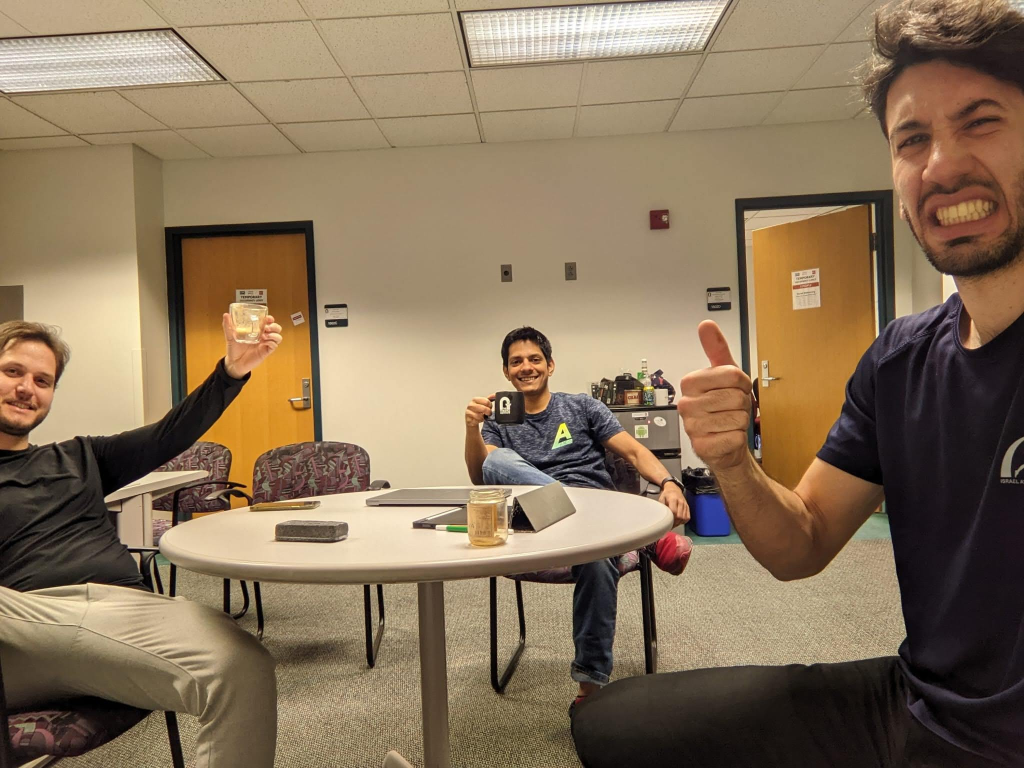
#> input picture src/turtlebot3_ws/src/turtlebot3_simulations/misc_code/friends.jpg, 2048 x 1536 px (shown at 1/2 size)
$ python aug_aruco_img.py
#> lines starting #> are read from the running program, lines starting #| are printed output that depends on the picture
import numpy as np
import cv2, PIL
from cv2 import aruco
import matplotlib.pyplot as plt
import matplotlib as mpl


aruco_dict = aruco.Dictionary_get(aruco.DICT_6X6_1000)
fig = plt.figure()
nx = 4
ny = 3
print('Here')

friends = cv2.imread('./friends.jpg', -1)
#> friends is the input picture: shape (1536, 2048, 3); mean B, G, R 90.6, 116, 136.7
# print(friends.shape)

orig_img = np.zeros([200*16,200*11, 3]).astype(np.uint8)
orig_img.fill(255)

aruco_size = int(0.05*200)
pix_per_m = 200
count = 0
for i in range(16):
    for j in range(11):
        fimg = cv2.resize(friends, (pix_per_m, pix_per_m))
        orig_img[i*pix_per_m:(i+1)*pix_per_m, j*pix_per_m:(j+1)*pix_per_m] = fimg
        for k,l in zip([0.1,0.8,0.1,0.8],[0.1,0.8,0.8,0.1]):
            img = aruco.drawMarker(aruco_dict,count, int(aruco_size))
            x = int((i*pix_per_m) + (pix_per_m*k))
            y = int((j*pix_per_m) + (pix_per_m*l))
            orig_img[x:x+aruco_size, y:y+aruco_size] = np.stack([img, img, img], axis=-1)
            count += 1
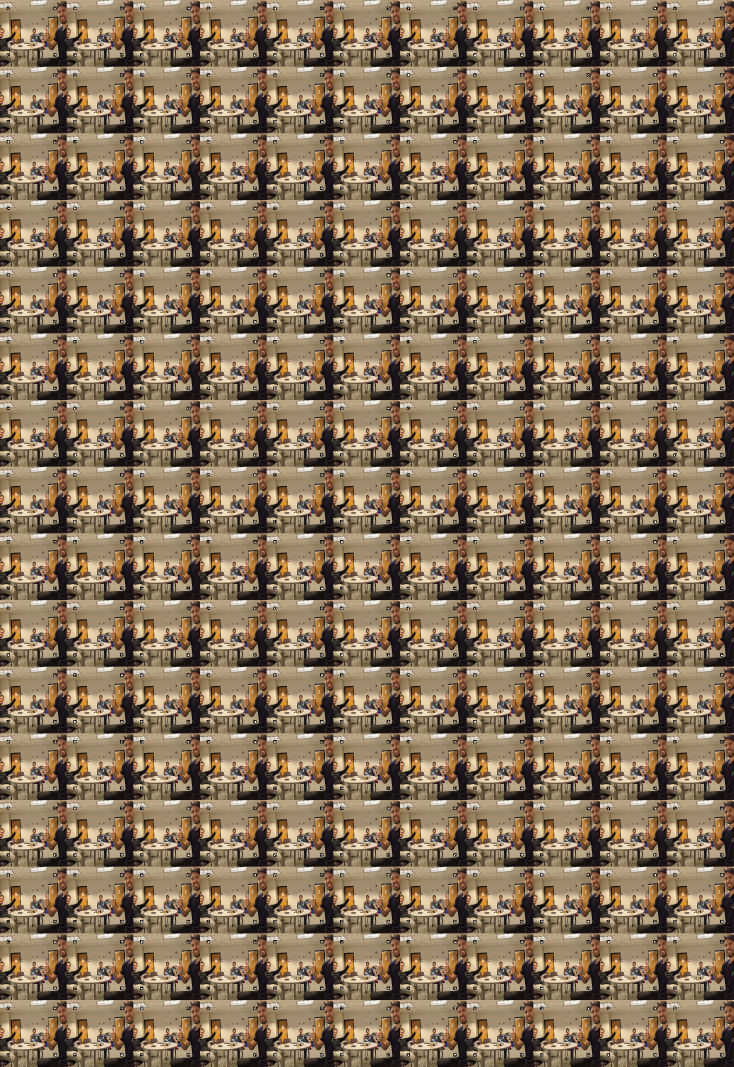
#> orig_img: shape (3200, 2200, 3) (shown at 1/3 size); mean B, G, R 90, 115, 135.5
#> after the loop, count = 704

cv2.imwrite('./aruco.png', orig_img)
plt.imshow(orig_img, cmap=mpl.cm.gray)
plt.show()
# [7 lines of commented-out code are left out]
